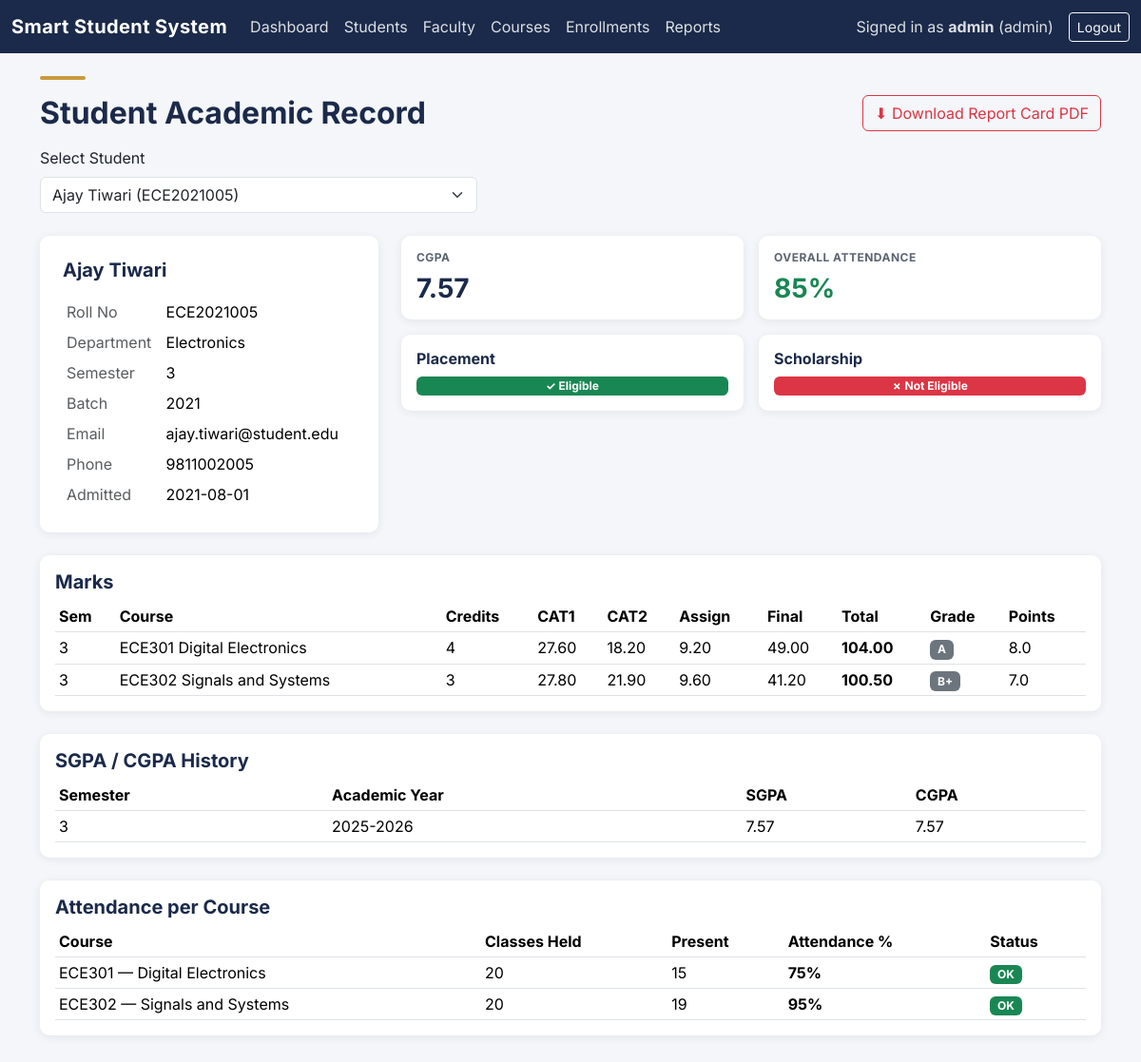
Page /admin/reports/student_view.php (signed in) on the committed database.
### tables this page shows
CREATE TABLE `students` (
  `student_id` int(11) NOT NULL,
  `user_id` int(11) DEFAULT NULL,
  `roll_number` varchar(20) NOT NULL,
  `full_name` varchar(100) NOT NULL,
  `dob` date DEFAULT NULL,
  `gender` enum('Male','Female','Other') DEFAULT NULL,
  `department_id` int(11) DEFAULT NULL,
  `current_semester` int(11) DEFAULT 1,
  `batch_year` year(4) DEFAULT NULL,
  `phone` varchar(15) DEFAULT NULL,
  `address` text DEFAULT NULL,
  `photo_path` varchar(255) DEFAULT NULL,
  `admission_date` date DEFAULT NULL
);

CREATE TABLE `departments` (
  `department_id` int(11) NOT NULL,
  `department_name` varchar(100) NOT NULL,
  `department_code` varchar(10) NOT NULL
);

CREATE TABLE `users` (
  `user_id` int(11) NOT NULL,
  `username` varchar(50) NOT NULL,
  `password` varchar(255) NOT NULL,
  `email` varchar(100) NOT NULL,
  `role` enum('admin','faculty','student') NOT NULL,
  `status` enum('active','inactive') NOT NULL DEFAULT 'active',
  `created_at` timestamp NOT NULL DEFAULT current_timestamp()
);

CREATE TABLE `semester_gpa` (
  `gpa_id` int(11) NOT NULL,
  `student_id` int(11) NOT NULL,
  `semester` int(11) NOT NULL,
  `academic_year` varchar(9) NOT NULL,
  `sgpa` decimal(4,2) DEFAULT NULL,
  `cgpa` decimal(4,2) DEFAULT NULL,
  `calculated_at` timestamp NOT NULL DEFAULT current_timestamp()
);

CREATE TABLE `marks` (
  `marks_id` int(11) NOT NULL,
  `student_id` int(11) NOT NULL,
  `course_id` int(11) NOT NULL,
  `academic_year` varchar(9) NOT NULL,
  `semester` int(11) NOT NULL,
  `cat1` decimal(5,2) DEFAULT 0.00,
  `cat2` decimal(5,2) DEFAULT 0.00,
  `assignment` decimal(5,2) DEFAULT 0.00,
  `final_exam` decimal(5,2) DEFAULT 0.00,
  `total` decimal(6,2) GENERATED ALWAYS AS (`cat1` + `cat2` + `assignment` + `final_exam`) STORED,
  `grade` varchar(2) DEFAULT NULL,
  `grade_point` decimal(3,1) DEFAULT NULL
);

CREATE TABLE `courses` (
  `course_id` int(11) NOT NULL,
  `course_code` varchar(20) NOT NULL,
  `course_name` varchar(100) NOT NULL,
  `credits` int(11) NOT NULL,
  `semester` int(11) NOT NULL,
  `department_id` int(11) DEFAULT NULL
);

### includes/gpa.php (called while the page is built, shortened)
<?php
function getLatestCGPA(PDO $pdo, int $studentId): float {
    $stmt = $pdo->prepare(
        'SELECT cgpa FROM semester_gpa WHERE student_id = ? ORDER BY calculated_at DESC LIMIT 1'
    );
    $stmt->execute([$studentId]);
    return (float)($stmt->fetchColumn() ?? 0);
}

### admin/reports/student_view.php (the view, shortened to what this page needs)
<?php
require_once __DIR__ . '/../../config/db.php';
require_once __DIR__ . '/../../includes/gpa.php';
$allStudents = $pdo->query(
    'SELECT s.student_id, s.roll_number, s.full_name FROM students s ORDER BY s.full_name'
)->fetchAll();
$selectedId = $_GET['student_id'] ?? ($allStudents[0]['student_id'] ?? null);
$student    = null;
$marksList  = [];
$gpaHistory = [];
$attSummary = [];
if ($selectedId) {
    $stmt = $pdo->prepare(
        'SELECT s.*, d.department_name, u.email
         FROM students s
         LEFT JOIN departments d ON d.department_id = s.department_id
         LEFT JOIN users u ON u.user_id = s.user_id
         WHERE s.student_id = ?'
    );
    $stmt->execute([$selectedId]);
    $student = $stmt->fetch();
    if ($student) {
        $stmt = $pdo->prepare(
            'SELECT m.*, c.course_name, c.course_code, c.credits
             FROM marks m JOIN courses c ON c.course_id = m.course_id
             WHERE m.student_id = ? ORDER BY m.semester, c.course_name'
        );
        $stmt->execute([$selectedId]);
        $marksList = $stmt->fetchAll();
        $stmt = $pdo->prepare(
            'SELECT * FROM semester_gpa WHERE student_id = ? ORDER BY semester'
        );
        $stmt->execute([$selectedId]);
        $gpaHistory = $stmt->fetchAll();
        $stmt = $pdo->prepare(
            'SELECT c.course_code, c.course_name,
                    COUNT(a.attendance_id) AS total,
                    SUM(a.status = "Present") AS present,
                    ROUND(SUM(a.status = "Present") / NULLIF(COUNT(a.attendance_id),0) * 100, 1) AS pct
             FROM enrollments e
             JOIN courses c ON c.course_id = e.course_id
             LEFT JOIN attendance a ON a.student_id = e.student_id AND a.course_id = e.course_id
             WHERE e.student_id = ?
             GROUP BY c.course_id ORDER BY c.course_name'
        );
        $stmt->execute([$selectedId]);
        $attSummary = $stmt->fetchAll();
        $cgpa = getLatestCGPA($pdo, (int)$selectedId);
        $backlogStmt = $pdo->prepare('SELECT COUNT(*) FROM backlogs WHERE student_id = ? AND status = "Pending"');
        $backlogStmt->execute([$selectedId]);
        $backlogCount = (int)$backlogStmt->fetchColumn();
        $attStmt = $pdo->prepare('SELECT COUNT(*) AS total, SUM(status="Present") AS present FROM attendance WHERE student_id = ?');
        $attStmt->execute([$selectedId]);
        $attOverall = $attStmt->fetch();
        $overallAttPct = $attOverall['total'] > 0 ? round($attOverall['present'] / $attOverall['total'] * 100, 1) : 0;
        $placementEligible  = $cgpa >= 7 && $backlogCount === 0;
        $scholarshipEligible = $cgpa >= 8 && $overallAttPct >= 80;
    }
}
include __DIR__ . '/../../includes/header.php';
?>
<div class="accent-bar"></div>
<div class="d-flex justify-content-between align-items-center mb-3 flex-wrap gap-2">
  <h2 class="mb-0">Student Academic Record</h2>
  <?php if ($selectedId && $student): ?>
    <a href="report_card_pdf.php?student_id=<?= (int)$selectedId ?>" class="btn btn-outline-danger" target="_blank">⬇ Download Report Card PDF</a>
  <?php endif; ?>
</div>
<form method="GET" class="mb-4">
  <div class="row g-2 align-items-end">
    <div class="col-md-5">
      <label class="form-label">Select Student</label>
      <select name="student_id" class="form-select" onchange="this.form.submit()">
        <?php foreach ($allStudents as $s): ?>
          <option value="<?= $s['student_id'] ?>" <?= (string)$selectedId === (string)$s['student_id'] ? 'selected' : '' ?>>
            <?= htmlspecialchars($s['full_name'] . ' (' . $s['roll_number'] . ')') ?>
          </option>
        <?php endforeach; ?>
      </select>
    </div>
  </div>
</form>
<?php if ($student): ?>
<div class="row g-4 mb-4">
  <div class="col-md-4">
    <div class="card p-4 h-100">
      <h5><?= htmlspecialchars($student['full_name']) ?></h5>
      <table class="table table-sm table-borderless mb-0 mt-2">
        <tr><td class="text-muted">Roll No</td><td><?= htmlspecialchars($student['roll_number']) ?></td></tr>
        <tr><td class="text-muted">Department</td><td><?= htmlspecialchars($student['department_name'] ?? '—') ?></td></tr>
        <tr><td class="text-muted">Semester</td><td><?= htmlspecialchars((string)$student['current_semester']) ?></td></tr>
        <tr><td class="text-muted">Batch</td><td><?= htmlspecialchars((string)($student['batch_year'] ?? '—')) ?></td></tr>
        <tr><td class="text-muted">Email</td><td><?= htmlspecialchars($student['email'] ?? '—') ?></td></tr>
        <tr><td class="text-muted">Phone</td><td><?= htmlspecialchars($student['phone'] ?? '—') ?></td></tr>
        <tr><td class="text-muted">Admitted</td><td><?= htmlspecialchars($student['admission_date'] ?? '—') ?></td></tr>
      </table>
    </div>
  </div>
  <div class="col-md-8">
    <div class="row g-3">
      <div class="col-6">
        <div class="card p-3 stat-card">
          <h6>CGPA</h6>
          <h3><?= isset($cgpa) && $cgpa > 0 ? number_format($cgpa, 2) : '—' ?></h3>
        </div>
      </div>
      <div class="col-6">
        <div class="card p-3 stat-card">
          <h6>Overall Attendance</h6>
          <h3 class="<?= ($overallAttPct ?? 0) < 75 ? 'text-danger' : 'text-success' ?>">
            <?= isset($overallAttPct) && ($attOverall['total'] ?? 0) > 0 ? $overallAttPct . '%' : '—' ?>
          </h3>
        </div>
      </div>
      <div class="col-6">
        <div class="card p-3 <?= ($placementEligible ?? false) ? 'border-success' : 'border-danger' ?>">
          <h6>Placement</h6>
          <span class="badge <?= ($placementEligible ?? false) ? 'bg-success' : 'bg-danger' ?>">
            <?= ($placementEligible ?? false) ? '✓ Eligible' : '✗ Not Eligible' ?>
          </span>
        </div>
      </div>
      <div class="col-6">
        <div class="card p-3 <?= ($scholarshipEligible ?? false) ? 'border-success' : 'border-danger' ?>">
          <h6>Scholarship</h6>
          <span class="badge <?= ($scholarshipEligible ?? false) ? 'bg-success' : 'bg-danger' ?>">
            <?= ($scholarshipEligible ?? false) ? '✓ Eligible' : '✗ Not Eligible' ?>
          </span>
        </div>
      </div>
    </div>
  </div>
</div>
<?php if (!empty($marksList)): ?>
<div class="card mb-4">
  <div class="card-body">
    <h5>Marks</h5>
    <div class="table-responsive">
      <table class="table table-sm table-hover mb-0">
        <thead>
          <tr><th>Sem</th><th>Course</th><th>Credits</th><th>CAT1</th><th>CAT2</th><th>Assign</th><th>Final</th><th>Total</th><th>Grade</th><th>Points</th></tr>
        </thead>
        <tbody>
          <?php foreach ($marksList as $m): ?>
          <tr>
            <td><?= htmlspecialchars((string)$m['semester']) ?></td>
            <td><?= htmlspecialchars($m['course_code'] . ' ' . $m['course_name']) ?></td>
            <td><?= htmlspecialchars((string)$m['credits']) ?></td>
            <td><?= htmlspecialchars((string)($m['cat1'] ?? '—')) ?></td>
            <td><?= htmlspecialchars((string)($m['cat2'] ?? '—')) ?></td>
            <td><?= htmlspecialchars((string)($m['assignment'] ?? '—')) ?></td>
            <td><?= htmlspecialchars((string)($m['final_exam'] ?? '—')) ?></td>
            <td><strong><?= htmlspecialchars((string)($m['total'] ?? '—')) ?></strong></td>
            <td><span class="badge bg-secondary"><?= htmlspecialchars($m['grade'] ?? '—') ?></span></td>
            <td><?= htmlspecialchars((string)($m['grade_point'] ?? '—')) ?></td>
          </tr>
          <?php endforeach; ?>
        </tbody>
      </table>
    </div>
  </div>
</div>
<?php endif; ?>
<?php if (!empty($gpaHistory)): ?>
<div class="card mb-4">
  <div class="card-body">
    <h5>SGPA / CGPA History</h5>
    <div class="table-responsive">
      <table class="table table-sm table-hover mb-0">
        <thead><tr><th>Semester</th><th>Academic Year</th><th>SGPA</th><th>CGPA</th></tr></thead>
        <tbody>
          <?php foreach ($gpaHistory as $g): ?>
          <tr>
            <td><?= htmlspecialchars((string)$g['semester']) ?></td>
            <td><?= htmlspecialchars($g['academic_year']) ?></td>
            <td><?= number_format((float)$g['sgpa'], 2) ?></td>
            <td><?= number_format((float)$g['cgpa'], 2) ?></td>
          </tr>
          <?php endforeach; ?>
        </tbody>
      </table>
    </div>
  </div>
</div>
<?php endif; ?>
<?php if (!empty($attSummary)): ?>
<div class="card mb-4">
  <div class="card-body">
    <h5>Attendance per Course</h5>
    <div class="table-responsive">
      <table class="table table-sm table-hover mb-0">
        <thead><tr><th>Course</th><th>Classes Held</th><th>Present</th><th>Attendance %</th><th>Status</th></tr></thead>
        <tbody>
          <?php foreach ($attSummary as $a): ?>
          <?php $pct = (float)($a['pct'] ?? 0); $total = (int)$a['total']; ?>
          <tr class="<?= ($total > 0 && $pct < 75) ? 'table-danger' : '' ?>">
            <td><?= htmlspecialchars($a['course_code'] . ' — ' . $a['course_name']) ?></td>
            <td><?= $total ?></td>
            <td><?= (int)($a['present'] ?? 0) ?></td>
            <td><strong><?= $total > 0 ? $pct . '%' : '—' ?></strong></td>
            <td>
              <?php if ($total === 0): ?>
                <span class="badge bg-secondary">No data</span>
              <?php elseif ($pct >= 75): ?>
                <span class="badge bg-success">OK</span>
              <?php else: ?>
                <span class="badge bg-danger">Low</span>
              <?php endif; ?>
            </td>
          </tr>
          <?php endforeach; ?>
        </tbody>
      </table>
    </div>
  </div>
</div>
<?php endif; ?>
<?php else: ?>
  <p class="text-muted">Select a student above to view their record.</p>
<?php endif; ?>
<?php include __DIR__ . '/../../includes/footer.php'; ?>

### assets/css/style.css (style rules this page uses)
:root { --navy: #1B2A4A; --navy-light: #2A3F66; --gold: #C89B3C; --bg: #F4F6F9; --surface: #FFFFFF; --text: #1F2430; --text-muted: #5B6472; --success: #2E7D5B; --danger: #B3434E; }
body { background-color: var(--bg); color: var(--text); font-family: 'Inter', -apple-system, sans-serif; }
h1, h2, h3, h4, h5, h6 { font-weight: 700; color: var(--navy); }
.card { border: none; border-radius: 10px; box-shadow: 0 2px 10px rgba(27, 42, 74, 0.08); }
.accent-bar { height: 4px; width: 48px; background-color: var(--gold); border-radius: 2px; margin-bottom: 1rem; }
.stat-card h3 { color: var(--navy); margin-bottom: 0; }
.stat-card h6 { color: var(--text-muted); text-transform: uppercase; font-size: 0.75rem; letter-spacing: 0.04em; }

### rows in the picture
students: full_name "Ajay Tiwari", roll_number "ECE2021005", department.department_name "Electronics", current_semester "3", batch_year "2021", user.email "ajay.tiwari@student.edu", phone "9811002005", admission_date "2021-08-01", student_id.cgpa "7.57"
marks: semester "3", course.course_name "ECE301 Digital Electronics", course.credits "4", cat1 "27.60", cat2 "18.20", assignment "9.20", final_exam "49.00", total "104.00", grade "A", grade_point "8.0"
marks: semester "3", course.course_name "ECE302 Signals and Systems", course.credits "3", cat1 "27.80", cat2 "21.90", assignment "9.60", final_exam "41.20", total "100.50", grade "B+", grade_point "7.0"
semester_gpa: semester "3", academic_year "2025-2026", sgpa "7.57", cgpa "7.57"

### other values in the picture
$_SESSION['username'] "admin"
$_SESSION['role'] "admin"
$overallAttPct "85"
$a['course_code'] . ' — ' . $a['course_name'] "ECE301 — Digital Electronics"
$total "20"
$a['present'] "15"
$pct "75"
$a['course_code'] . ' — ' . $a['course_name'] "ECE302 — Signals and Systems"
$a['present'] "19"
$pct "95"
form field student_id "Ajay Tiwari (ECE2021005)"
